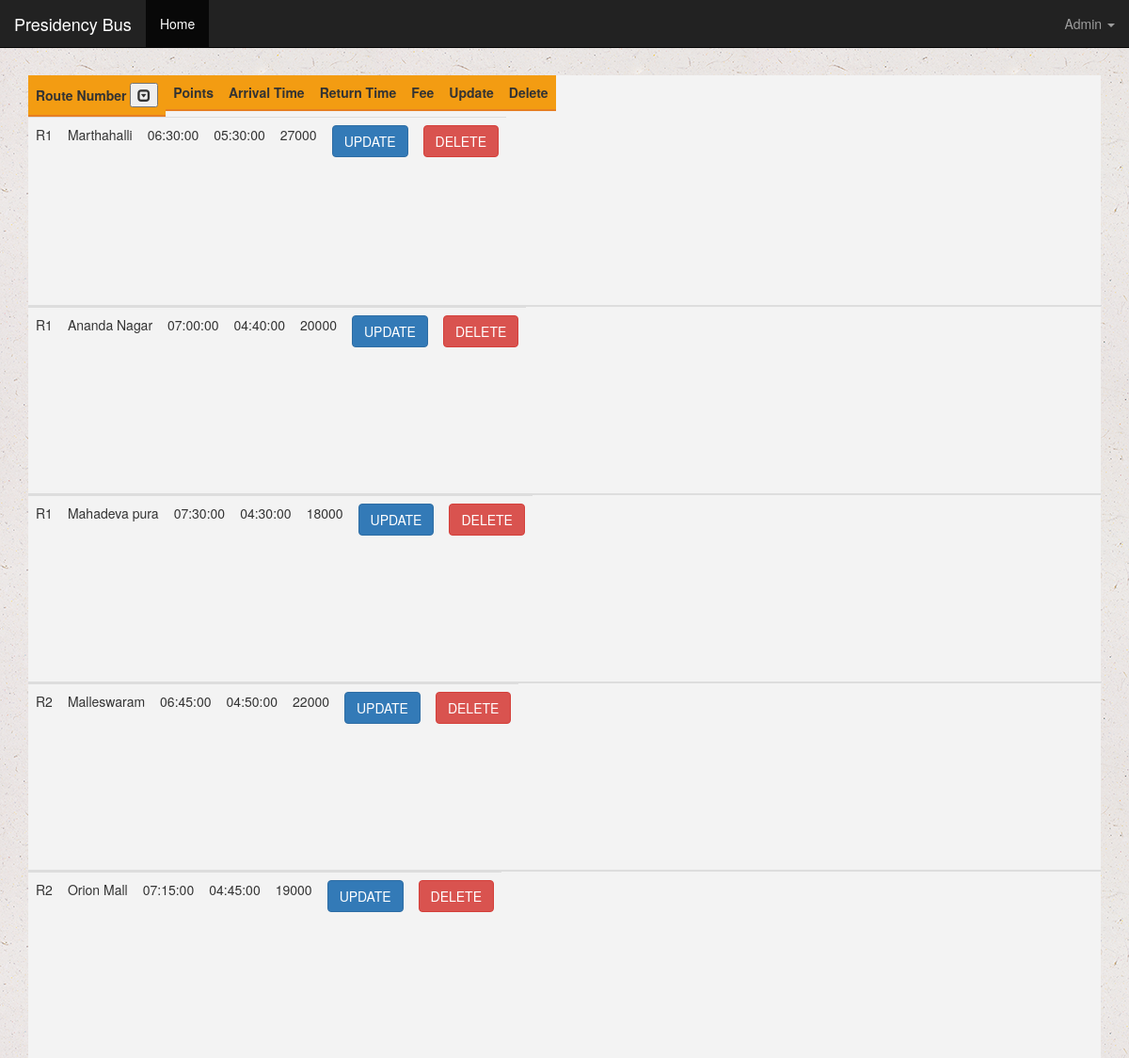
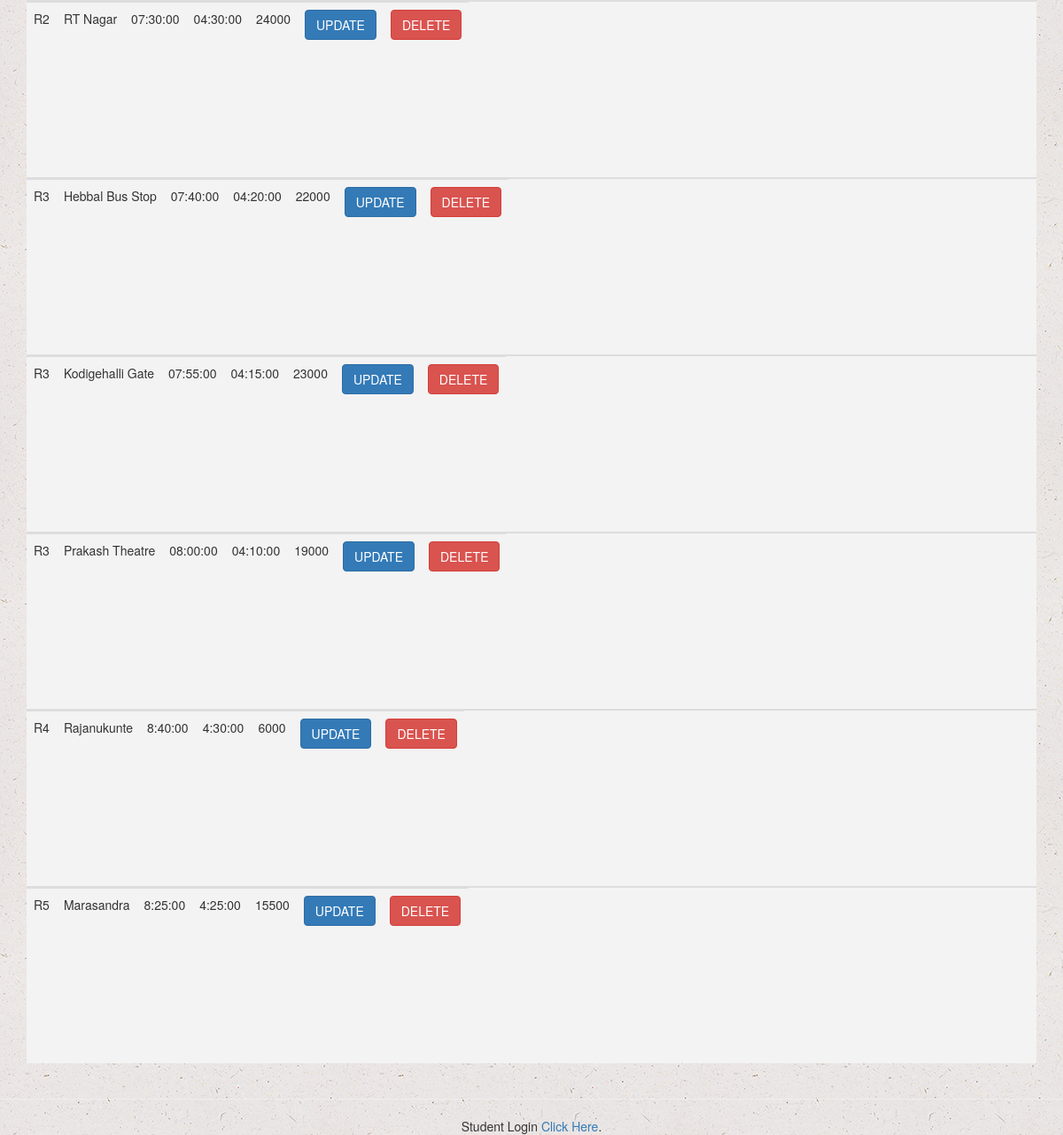
The page /admin/route.php (signed in) on the database its author committed (2 pictures, top to bottom).
### tables this page shows
CREATE TABLE `bus` (
  `id` int(25) NOT NULL,
  `rno` varchar(25) NOT NULL,
  `point` varchar(255) NOT NULL,
  `at` varchar(25) NOT NULL,
  `rt` varchar(25) NOT NULL,
  `fee` varchar(25) NOT NULL
);

### admin/route.php (the view, shortened to what this page needs)
<!doctype html>
<html lang="en">
  <head>
<link rel="stylesheet" href="https://maxcdn.bootstrapcdn.com/bootstrap/3.3.7/css/bootstrap.min.css">
  </head>
  <body class="text-center">
  <div class="bg">
<br>
<br>
<br>
<br>
    <div class="cover-container d-flex h-100 p-3 mx-auto flex-column">
      <header class="masthead mb-auto">
        <div class="inner">
         <nav class="navbar navbar-inverse navbar-fixed-top">
  <div class="container-fluid">
    <div class="navbar-header">
      <a class="navbar-brand" href="#">Presidency Bus</a>
    </div>
    <ul class="nav navbar-nav">
      <li class="active"><a href="home.php">Home</a></li>
    </ul>
    <ul class="nav navbar-nav navbar-right">
      <?php
      	$user=$_SESSION['admin'];
      	?>
      	  <li><a class="dropdown-toggle" data-toggle="dropdown" href="#"><?php echo $user ?>
        <span class="caret"></span></a>
        </li>
   </ul>
  </div>
</nav>
        </div>
      </header>
      <div class="container">
<table class="table table-hover table-fixed">
    <thead>
        <tr>
            <th>Route Number <button onclick="togAsc();"><span class="glyphicon glyphicon-collapse-down"></span></button></th>
            <th>Points</th>
            <th>Arrival Time</th>
            <th>Return Time</th>
            <th>Fee</th>
            <th>Update</th>
            <th>Delete</th>
        </tr>
    </thead>
  <?php
  include 'db.php';
  $q=$mysqli->query("select * from bus");
  while($r=mysqli_fetch_array($q)){
    $id=$r['id'];
    echo '<tbody>
        <tr>
            <td scope="row">'.$r['rno'].'</td>
            <td scope="row">'.$r['point'].'</td>
            <td>'.$r['at'].'</td>
            <td>'.$r['rt'].'</td>
            <td>'.$r['fee'].'</td>
            <td><a href="udb.php?id='.$id.'"><button class="btn btn-primary">UPDATE</button></a></td>
            <td><a href="ddb.php?id='.$id.'"><button class="btn btn-danger">DELETE</button></a></td>
        </tr>';
  }
  ?>
    </tbody>
</table>
</div>
<hr>
      <footer class="mastfoot mt-auto">
        <div class="inner">
          <p>Student Login <a href="../index.php">Click Here</a>.</p>
        </div>
      </footer>
    </div>
</div>
  </body>
</html>

### admin/route.php (style rules this page uses)
html { height: 100%; margin: 0; }
body { background-image: url("ep_naturalwhite.png"); height: 100%; background-repeat: repeat; }

### rows shown on the page
bus: rno "R1", point "Marthahalli", at "06:30:00", rt "05:30:00", fee "27000"
bus: rno "R1", point "Ananda Nagar", at "07:00:00", rt "04:40:00", fee "20000"
bus: rno "R1", point "Mahadeva pura", at "07:30:00", rt "04:30:00", fee "18000"
bus: rno "R2", point "Malleswaram", at "06:45:00", rt "04:50:00", fee "22000"
bus: rno "R2", point "Orion Mall", at "07:15:00", rt "04:45:00", fee "19000"
bus: rno "R2", point "RT Nagar", at "07:30:00", rt "04:30:00", fee "24000"
bus: rno "R3", point "Hebbal Bus Stop", at "07:40:00", rt "04:20:00", fee "22000"
bus: rno "R3", point "Kodigehalli Gate", at "07:55:00", rt "04:15:00", fee "23000"
bus: rno "R3", point "Prakash Theatre", at "08:00:00", rt "04:10:00", fee "19000"
bus: rno "R4", point "Rajanukunte", at "8:40:00", rt "4:30:00", fee "6000"
bus: rno "R5", point "Marasandra", at "8:25:00", rt "4:25:00", fee "15500"

### other values the page prints
$user "Admin"
